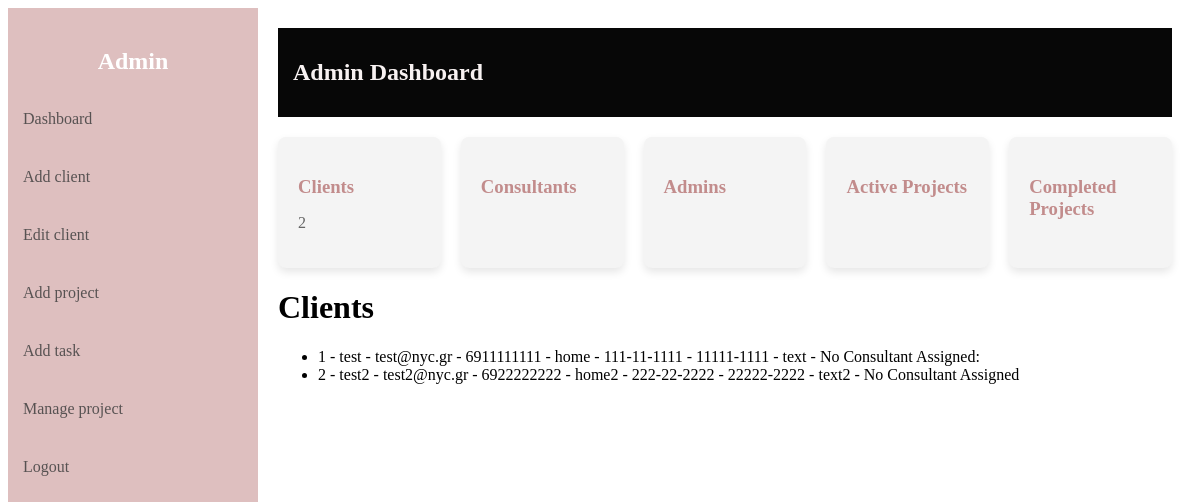
The app's page /clients/list (signed in), older data.
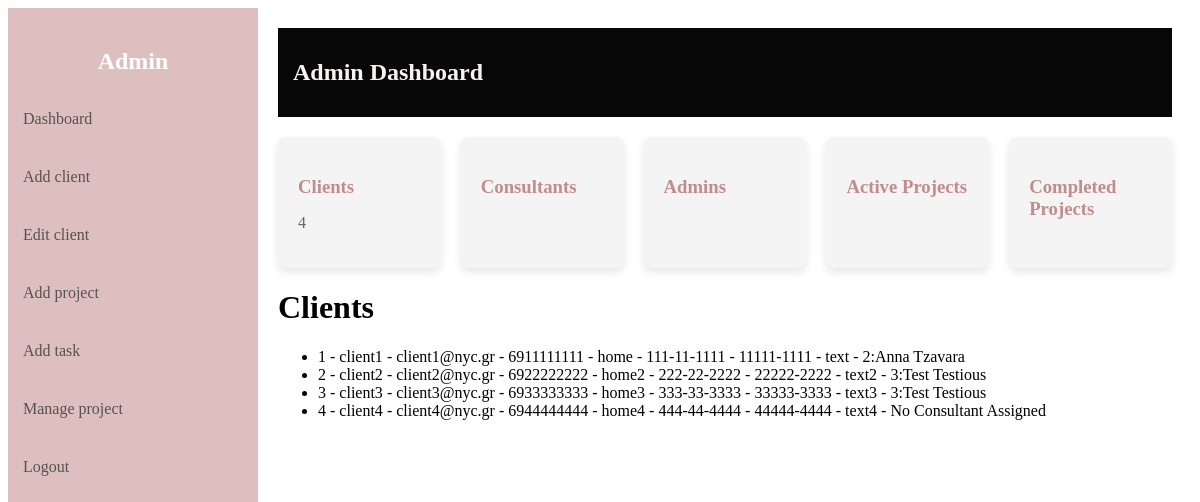
The same page, newer data.
### server.py (models this page shows)
class Client(db.Model):
    id = db.Column(db.Integer, primary_key=True)
    name = db.Column(db.String(150), nullable=False)
    email = db.Column(db.String(120), unique=True, nullable=False)
    phone = db.Column(db.String(10), unique=True, nullable=False)
    address = db.Column(db.String(200), nullable=False)
    ssn = db.Column(db.String(11), unique=True, nullable=False)
    postalcode = db.Column(db.String(10), nullable=False)
    notes = db.Column(db.String(500), nullable=True)
    consultant_id = db.Column(db.Integer, db.ForeignKey('user.id'), nullable=True)
    consultant = db.relationship('User', back_populates='clients')
    projects = db.relationship('Project', back_populates='client')

class User(UserMixin, db.Model):
    id = db.Column(db.Integer, primary_key=True)
    fullname = db.Column(db.String(150), nullable=False)
    username = db.Column(db.String(80), unique=True, nullable=False)
    email = db.Column(db.String(120), unique=True, nullable=False)
    phone = db.Column(db.String(10), unique=True, nullable=False)
    password = db.Column(db.String(200), nullable=False)
    role = db.Column(db.String(20), nullable=False, default='consultant')
    clients = db.relationship('Client', back_populates='consultant')
    projects = db.relationship('Project', secondary=project_consultants, back_populates='consultants')
    tasks = db.relationship('Task', back_populates='consultant')

### server.py (the view)
@app.route("/clients/list")
@login_required
def clients_list():
    if current_user.role != 'admin':
        return "Unauthorized", 403
    all_clients = Client.query.all()
    total_clients = Client.query.count()
    return render_template('clients_list.html', clients=all_clients, total_clients=total_clients)

### server.py (called while the page is built)
@login_manager.user_loader
def load_user(user_id):
    return User.query.get(int(user_id))

### templates/clients_list.html (shortened to what this page needs)
{% extends 'dashboard.html' %}
{% block content %}
    <h1>Clients</h1>
    <ul>
        {% for client in clients %}
        <li>
            {{ client.id }} -
            {{ client.name }} -
            {{ client.email }} -
            {{ client.phone }} -
            {{ client.address }} -
            {{ client.ssn }} -
            {{ client.postalcode }} -
            {{ client.notes }} -
            {{ client.consultant.id if client.consultant else 'No Consultant Assigned' }}{% if not loop.last %}:{% endif %}{{client.consultant.fullname}}
        </li>
        {% else %}
        <li>No Clients available.</li>
        {% endfor %}
    </ul>
{% endblock %}

### templates/dashboard.html (shortened to what this page needs)
<!DOCTYPE html>
<html lang="en">
<head>
</head>
<body>
    <div class="container">
        <div class="sidebar">
            <h2 style="text-align: center; color: #fff;">Admin </h2>
            <a href="/dashboard">Dashboard</a>
            <a href="/clients/add">Add client</a>
            <a href="/clients/edit">Edit client</a>
            <a href="/add/project">Add project</a>
            <a href="/add/task">Add task</a>
            <a href="/manage/project">Manage project</a>
            <a href="/">Logout</a>
        </div>
        <div class="main-content">
            <div class="header">
                <h1> Admin Dashboard</h1>
            </div>
            <div class="cards">
                <a href="/clients/list" class="card">
                    <h3>Clients</h3>
                    <p class="count">{{ total_clients }}</p>
                </a>
                <a href="/consultants/list" class="card">
                    <h3>Consultants</h3>
                </a>
                <a href="/admins/list" class="card">
                    <h3>Admins</h3>
                </a>
                <a href="/active/projects/list" class="card">
                    <h3>Active Projects</h3>
                </a>
                <a href="/completed/projects/list" class="card">
                    <h3>Completed Projects</h3>
                </a>
            </div>
            <div>
                {% block content %}{% endblock %}
            </div>
        </div>
    </div>
</body>
</html>

### templates/dashboard.html (style rules this page uses)
.container { display: flex; min-height: 100vh; }
.sidebar { width: 250px; background-color: #debfbf; color: #eb9494; padding-top: 20px; position: fixed; height: 100%; }
.sidebar a { display: block; padding: 15px; color: #575252; text-decoration: none; margin: 10px 0; }
.main-content { margin-left: 250px; padding: 20px; width: 100%; }
.header { display: flex; justify-content: space-between; align-items: center; background-color: #070707; padding: 15px; color: rgb(248, 242, 242); }
.header h1 { font-size: 1.5rem; }
.cards { display: flex; justify-content: space-between; gap: 20px; margin-top: 20px; }
.card { background-color: #f4f4f4; padding: 20px; border-radius: 8px; flex: 1; box-shadow: 0 4px 8px rgba(0, 0, 0, 0.1); text-decoration: none; color: black; }
.card h3 { margin-bottom: 10px; color: #c28c8c; }
.card p { font-size: 16px; color: #666; }

Row changes from the older to the newer data that the page shows:
changed Client "home": name "test" → "client1"; email "test@nyc.gr" → "client1@nyc.gr"; consultant "No Consultant Assigned" → "2"; consultant.fullname (not shown) → "Anna Tzavara"
changed Client "home2": name "test2" → "client2"; email "test2@nyc.gr" → "client2@nyc.gr"; consultant "No Consultant Assigned" → "3"; consultant.fullname (not shown) → "Test Testious"
added Client: id "3", name "client3", email "client3@nyc.gr", phone "6933333333", address "home3", ssn "333-33-3333", postalcode "33333-3333", notes "text3", consultant "3", consultant.fullname "Test Testious"
added Client: id "4", name "client4", email "client4@nyc.gr", phone "6944444444", address "home4", ssn "444-44-4444", postalcode "44444-4444", notes "text4", consultant "No Consultant Assigned"
Text that changed along with them:
{{ total_clients }}: "2" → "4"
